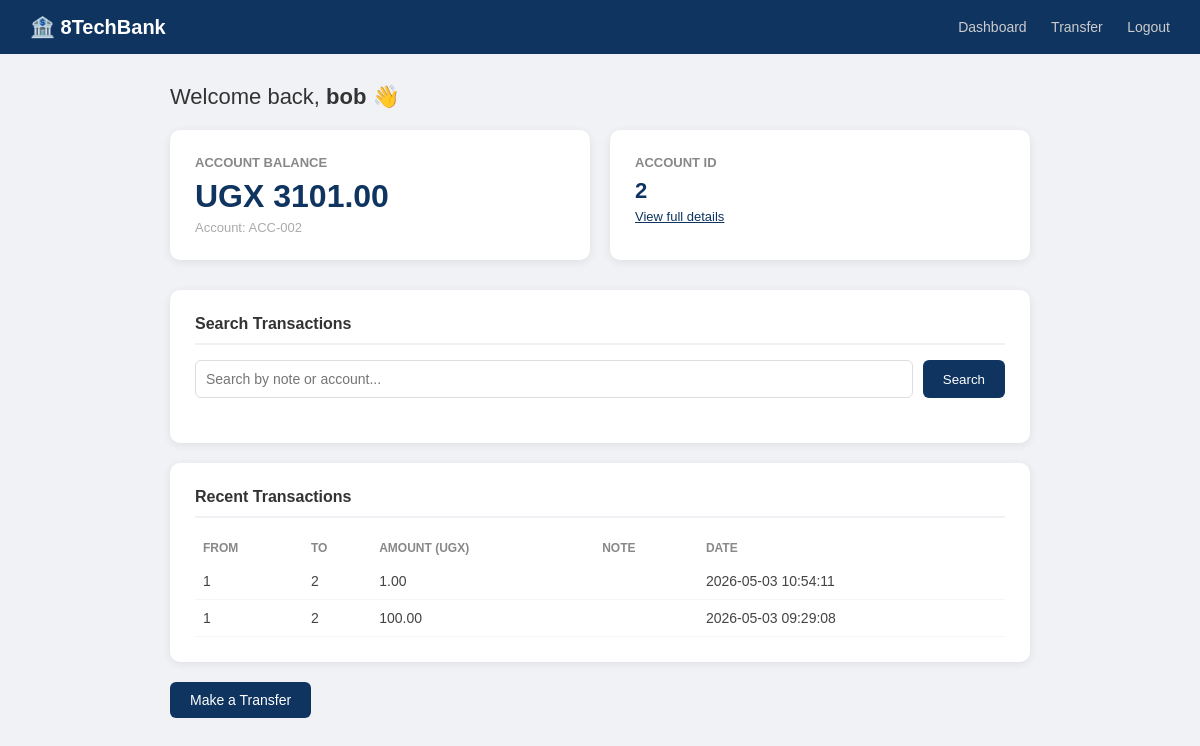
/dashboard (signed in), run on the app's committed database.
### tables this page shows
CREATE TABLE accounts (
            id INTEGER PRIMARY KEY AUTOINCREMENT,
            user_id INTEGER NOT NULL,
            account_number TEXT NOT NULL UNIQUE,
            balance REAL DEFAULT 0.0,
            FOREIGN KEY (user_id) REFERENCES users(id)
        );

CREATE TABLE transactions (
            id INTEGER PRIMARY KEY AUTOINCREMENT,
            from_acct INTEGER,
            to_acct INTEGER,
            amount REAL,
            note TEXT,
            timestamp DATETIME DEFAULT CURRENT_TIMESTAMP
        );

### app.py (the view)
@app.route('/dashboard')
def dashboard():
    if 'user_id' not in session:
        return redirect('/login')
    db = get_db()
    account = db.execute("SELECT * FROM accounts WHERE user_id=?",
                         (session['user_id'],)).fetchone()
    transactions = db.execute(
        "SELECT * FROM transactions WHERE from_acct=? OR to_acct=? ORDER BY timestamp DESC LIMIT 10",
        (account['id'], account['id']) if account else (0, 0)
    ).fetchall()
    return render_template('dashboard.html', account=account, transactions=transactions)

### app.py (called while the page is built)
def get_db():
    db = getattr(g, '_database', None)
    if db is None:
        db = g._database = sqlite3.connect(DATABASE)
        db.row_factory = sqlite3.Row
    return db

@app.teardown_appcontext
def close_connection(exception):
    db = getattr(g, '_database', None)
    if db is not None:
        db.close()

### templates/dashboard.html (shortened to what this page needs)
<!doctype html>
<html lang="en">
  <head>
  </head>
  <body>
    <nav>
      <h1>🏦 8TechBank</h1>
      <div>
        <a href="/dashboard">Dashboard</a>
        <a href="/transfer">Transfer</a>
        <a href="/logout">Logout</a>
      </div>
    </nav>
    <div class="container">
      <p class="welcome">Welcome back, <strong>{{ session['username'] }}</strong> 👋</p>
      <div class="cards">
        <div class="card">
          <h3>Account Balance</h3>
          <div class="amount">UGX {{ "%.2f"|format(account.balance) if account else "0.00" }}</div>
          <div class="sub">Account: {{ account.account_number if account else "N/A" }}</div>
        </div>
        <div class="card">
          <h3>Account ID</h3>
          <div class="amount" style="font-size: 22px">{{ account.id if account else "N/A" }}</div>
          <div class="sub"><a href="/account/{{ account.id if account else 1 }}" style="color: #0f3460">View full details</a></div>
        </div>
      </div>
      <div class="section">
        <h2>Search Transactions</h2>
        <div class="search-bar">
          <input type="text" id="searchInput" placeholder="Search by note or account..." />
          <button onclick="window.location = '/search?q=' + document.getElementById('searchInput').value">Search</button>
        </div>
      </div>
      <div class="section">
        <h2>Recent Transactions</h2>
        {% if transactions %}
        <table>
          <tr>
            <th>From</th>
            <th>To</th>
            <th>Amount (UGX)</th>
            <th>Note</th>
            <th>Date</th>
          </tr>
          {% for tx in transactions %}
          <tr>
            <td>{{ tx.from_acct }}</td>
            <td>{{ tx.to_acct }}</td>
            <td>{{ "%.2f"|format(tx.amount) }}</td>
            <td>{{ tx.note | safe }}</td>
            <td>{{ tx.timestamp }}</td>
          </tr>
          {% endfor %}
        </table>
        {% else %}
        <p class="empty">No transactions yet.</p>
        {% endif %}
      </div>
      <a href="/transfer" class="btn">Make a Transfer</a>
    </div>
  </body>
</html>

### templates/dashboard.html (style rules this page uses)
* { margin: 0; padding: 0; box-sizing: border-box; }
body { font-family: Arial, sans-serif; background: #f0f2f5; }
nav { background: #0f3460; padding: 15px 30px; display: flex; justify-content: space-between; align-items: center; }
nav h1 { color: white; font-size: 20px; }
nav div a { color: #ccc; text-decoration: none; margin-left: 20px; font-size: 14px; }
.container { max-width: 900px; margin: 30px auto; padding: 0 20px; }
.welcome { font-size: 22px; color: #333; margin-bottom: 20px; }
.cards { display: flex; gap: 20px; margin-bottom: 30px; }
.card { background: white; padding: 25px; border-radius: 10px; flex: 1; box-shadow: 0 2px 10px rgba(0, 0, 0, 0.08); }
.card h3 { color: #888; font-size: 13px; margin-bottom: 8px; text-transform: uppercase; }
.card .amount { font-size: 32px; color: #0f3460; font-weight: bold; }
.card .sub { font-size: 13px; color: #aaa; margin-top: 5px; }
.section { background: white; border-radius: 10px; padding: 25px; box-shadow: 0 2px 10px rgba(0, 0, 0, 0.08); margin-bottom: 20px; }
.section h2 { font-size: 16px; color: #333; margin-bottom: 15px; border-bottom: 2px solid #f0f2f5; padding-bottom: 10px; }
table { width: 100%; border-collapse: collapse; font-size: 14px; }
th { text-align: left; color: #888; padding: 8px; font-size: 12px; text-transform: uppercase; }
td { padding: 10px 8px; border-bottom: 1px solid #f5f5f5; color: #444; }
.btn { display: inline-block; padding: 10px 20px; background: #0f3460; color: white; border-radius: 6px; text-decoration: none; font-size: 14px; }
.search-bar { display: flex; gap: 10px; margin-bottom: 20px; }
.search-bar input { flex: 1; padding: 10px; border: 1px solid #ddd; border-radius: 6px; font-size: 14px; }
.search-bar button { padding: 10px 20px; background: #0f3460; color: white; border: none; border-radius: 6px; cursor: pointer; }

### data on the page
accounts: balance "3101.00", account_number "ACC-002", id "2"
transactions: from_acct "1", to_acct "2", amount "1.00", timestamp "2026-05-03 10:54:11"
transactions: from_acct "1", to_acct "2", amount "100.00", timestamp "2026-05-03 09:29:08"

### other printed values
{{ session['username'] }} "bob"
